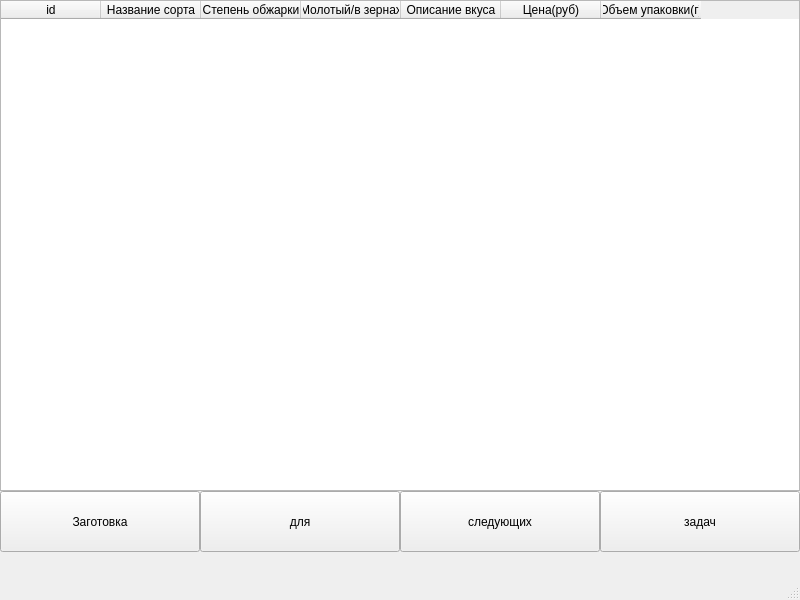
<?xml version="1.0" encoding="UTF-8"?>
<ui version="4.0">
 <class>MainWindow</class>
 <widget class="QMainWindow" name="MainWindow">
  <property name="geometry">
   <rect>
    <x>0</x>
    <y>0</y>
    <width>800</width>
    <height>600</height>
   </rect>
  </property>
  <property name="windowTitle">
   <string>MainWindow</string>
  </property>
  <widget class="QWidget" name="centralwidget">
   <widget class="QPushButton" name="pushButton">
    <property name="geometry">
     <rect>
      <x>0</x>
      <y>491</y>
      <width>200</width>
      <height>61</height>
     </rect>
    </property>
    <property name="text">
     <string>Заготовка</string>
    </property>
   </widget>
   <widget class="QPushButton" name="pushButton_2">
    <property name="geometry">
     <rect>
      <x>200</x>
      <y>491</y>
      <width>200</width>
      <height>61</height>
     </rect>
    </property>
    <property name="text">
     <string>для</string>
    </property>
   </widget>
   <widget class="QPushButton" name="pushButton_3">
    <property name="geometry">
     <rect>
      <x>400</x>
      <y>491</y>
      <width>200</width>
      <height>61</height>
     </rect>
    </property>
    <property name="text">
     <string>следующих</string>
    </property>
   </widget>
   <widget class="QPushButton" name="pushButton_4">
    <property name="geometry">
     <rect>
      <x>600</x>
      <y>491</y>
      <width>200</width>
      <height>61</height>
     </rect>
    </property>
    <property name="text">
     <string>задач</string>
    </property>
   </widget>
   <widget class="QTableWidget" name="tableWidget">
    <property name="geometry">
     <rect>
      <x>0</x>
      <y>0</y>
      <width>800</width>
      <height>491</height>
     </rect>
    </property>
    <column>
     <property name="text">
      <string>id</string>
     </property>
    </column>
    <column>
     <property name="text">
      <string>Название сорта</string>
     </property>
    </column>
    <column>
     <property name="text">
      <string>Степень обжарки</string>
     </property>
    </column>
    <column>
     <property name="text">
      <string>Молотый/в зернах</string>
     </property>
    </column>
    <column>
     <property name="text">
      <string>Описание вкуса</string>
     </property>
    </column>
    <column>
     <property name="text">
      <string>Цена(руб)</string>
     </property>
    </column>
    <column>
     <property name="text">
      <string>Объем упаковки(г)</string>
     </property>
    </column>
   </widget>
  </widget>
  <widget class="QMenuBar" name="menubar">
   <property name="geometry">
    <rect>
     <x>0</x>
     <y>0</y>
     <width>800</width>
     <height>21</height>
    </rect>
   </property>
  </widget>
  <widget class="QStatusBar" name="statusbar"/>
 </widget>
 <resources/>
 <connections/>
</ui>
